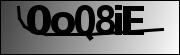
#> input picture captcha.jpg, 180 x 55 px
$ python solve_captcha.py
#> lines starting #> are read from the running program, lines starting #| are printed output that depends on the picture
from PIL import Image, ImageOps, ImageFilter
import subprocess, os, sys

BASE_DIR = os.path.dirname(os.path.abspath(__file__))
TESS = r"C:\Program Files\Tesseract-OCR\tesseract.exe"
WHITELIST = "ABCDEFGHIJKLMNOPQRSTUVWXYZabcdefghijklmnopqrstuvwxyz0123456789"

def ocr(path, psm=7):
    outbase = path + ".out"
    subprocess.run([TESS, path, outbase, "--psm", str(psm),
                    "-c", "tessedit_char_whitelist=" + WHITELIST],
                   stdout=subprocess.DEVNULL, stderr=subprocess.DEVNULL)
    try:
        with open(outbase + ".txt", encoding='utf-8') as f:
            return f.read().strip()
    except OSError:
        return ""

def analyze(src):
#> called with src = 'captcha.jpg'
    img = Image.open(src)
#> img is the input picture: PIL image 180x55 RGB; min 0, max 255, mean 113.6
    print('original size:', img.size, 'mode:', img.mode)
#| original size: (180, 55) mode: RGB
    w, h = img.size
#> w = 180; h = 55
    big = img.convert('RGB').resize((w * 4, h * 4), Image.LANCZOS)
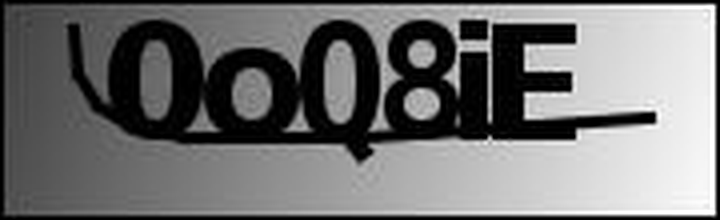
#> big: PIL image 720x220 RGB; min 0, max 255, mean 114.3
    g = big.convert('L')

    variants = {
        'big_gray': g,
        'autocontrast': ImageOps.autocontrast(g),
        'thr140': g.point(lambda x: 255 if x > 140 else 0),
        'thr160': g.point(lambda x: 255 if x > 160 else 0),
        'thr180': g.point(lambda x: 255 if x > 180 else 0),
        'sharpen': g.filter(ImageFilter.SHARPEN),
    }
    results = []
    for name, im in variants.items():
        p = os.path.join(BASE_DIR, f'cap_{name}.png')
        im.save(p)
        r7 = ocr(p, 7)
        r8 = ocr(p, 8)
        results.append((name, r7, r8))
        print(f'{name:14s} psm7=[{r7}]  psm8=[{r8}]')
#> this loop made 4 passes
#> name on passes 1 to 4: 'big_gray', 'autocontrast', 'thr140', 'thr160'
#| big_gray       psm7=[]  psm8=[]
#| autocontrast   psm7=[]  psm8=[]
#| thr140         psm7=[]  psm8=[]
#> after the loop, results = [('big_gray', '', ''), ('autocontrast', '', ''), ('thr140', '', '')]
    return results

if __name__ == '__main__':
    src = sys.argv[1] if len(sys.argv) > 1 else os.path.join(BASE_DIR, 'captcha.jpg')
#> (the run stopped early here; a loop or call above may not have finished)
